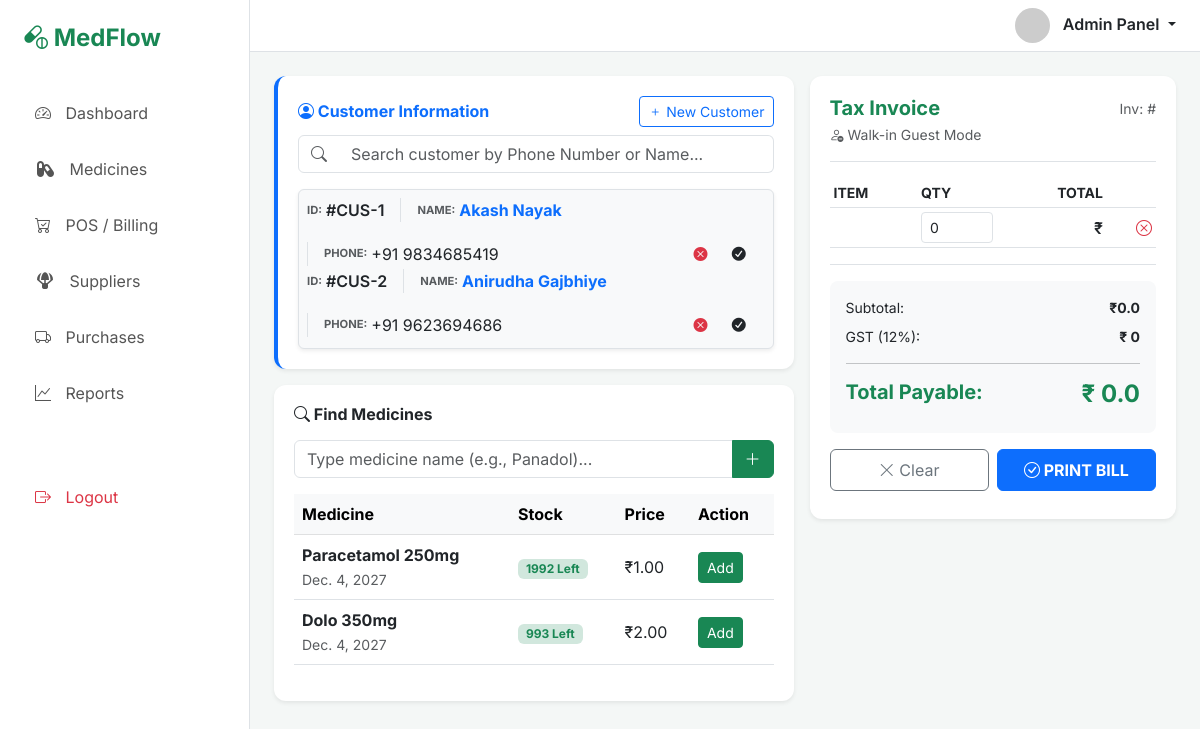
Page /point-of-sale/ on the committed database.
### medflowapp/models.py (models this page shows, shortened)
class Customer(models.Model):
    phone_regex=RegexValidator(regex=r'^\+?1?\d{9,15}$', message="Format: '+999999999'")
    customer_name = models.CharField(max_length=100)
    customer_phone = models.CharField(validators=[phone_regex], max_length=17, unique=True)
    created_at = models.DateTimeField(default=timezone.now)

class Medicine(models.Model):
    medicine_name = models.CharField(max_length=50)
    expiry_date = models.DateField()
    category={
        '------':'-----',
        'TAB':'TAB',
        'SYR': 'SYRUP',
        'CAP':'CAP',
        'INJ': 'INJ'
    }
    med_category = models.CharField(choices=category, default="----")
    price=models.DecimalField(max_digits=11, decimal_places=2, default=0.00)
    quantity = models.PositiveIntegerField(default=0)

### medflowapp/views.py (the view)
# urls.py: path('point-of-sale/', views.pos_billing, name='Point-of-Sale'),
def pos_billing(request):
    customer_details = Customer.objects.all()
    medicine = Medicine.objects.all()
    return render(request, 'medflowapp/POS_section.html', {"customer_details":customer_details , "medicine":medicine})

### medflowapp/templates/medflowapp/POS_section.html (shortened to what this page needs)
{% extends 'layout/base.html' %}
{% block content %}
<div id="pos-module" class="module-content">
    <div class="row g-3">
        <div class="col-md-7">
            <div class="table-container mb-3 border-start border-4 border-primary">
                <div class="d-flex justify-content-between align-items-center mb-2">
                    <h6 class="fw-bold m-0 text-primary"><i class="bi bi-person-circle"></i> Customer Information</h6>
                    <button class="btn btn-sm btn-outline-primary" data-bs-toggle="modal"
                        data-bs-target="#addCustomerModal">
                        <i class="bi bi-plus"></i> New Customer
                    </button>
                </div>
                <div class="row">
                    <div class="col-md-12">
                        <div class="input-group">
                            <span class="input-group-text bg-white"><i class="bi bi-search text-muted"></i></span>
                            <input type="text" class="form-control border-start-0"
                                placeholder="Search customer by Phone Number or Name...">
                        </div>
                        <div id="customerDetails" class="mt-3 p-2 border rounded bg-light shadow-sm">
                            {% for customer in customer_details %}
                            <div class="d-flex flex-wrap align-items-center gap-3">
                                <div class="d-flex align-items-center">
                                    <small class="text-uppercase fw-bold text-muted me-1"
                                        style="font-size: 0.7rem;">ID:</small>
                                    <span class="fw-semibold text-dark">#CUS-{{customer.id}}</span>
                                </div>
                                <div class="d-flex align-items-center border-start ps-3">
                                    <small class="text-uppercase fw-bold text-muted me-1"
                                        style="font-size: 0.7rem;">Name:</small>
                                    <span class="fw-bold text-primary">{{customer.customer_name}}</span>
                                </div>
                                <div class="d-flex align-items-center border-start ps-3">
                                    <small class="text-uppercase fw-bold text-muted me-1"
                                        style="font-size: 0.7rem;">Phone:</small>
                                    <span class="text-dark">+91 {{customer.customer_phone}}</span>
                                </div>
                                <div class="ms-auto">
                                    <button type="button" class="btn btn-sm text-danger p-0" title="Remove Customer"
                                        onclick="remove_customer('{{customer.id}}')">
                                        <i class="bi bi-x-circle-fill"></i>
                                    </button>
                                    <button class="btn btn-sm  px-3 py-1 fw-bold"
                                        onclick="selectCustomer('{{customer.customer_name}}', '#CUS-{{customer.id}}', '+91 {{customer.customer_phone}}')">
                                        <i class="fa-solid fa-circle-check"></i>
                                    </button>
                                </div>
                            </div>
                            {% endfor %}
                        </div>
                    </div>
                </div>
            </div>
            <div class="table-container">
                <h6 class="fw-bold mb-3"><i class="bi bi-search"></i> Find Medicines</h6>
                <div class="input-group mb-3">
                    <input type="text" class="form-control" placeholder="Type medicine name (e.g., Panadol)...">
                    <button class="btn btn-success"><i class="bi bi-plus-lg"></i></button>
                </div>
                <div class="table-responsive">
                    <table class="table table-hover align-middle">
                        <thead class="table-light">
                            <tr>
                                <th>Medicine</th>
                                <th>Stock</th>
                                <th>Price</th>
                                <th>Action</th>
                            </tr>
                        </thead>
                        <tbody>
                            {% for md in medicine %}
                            <tr>
                                <td>
                                    <strong id="medicine_name">{{md.medicine_name}}</strong><br>
                                    <small class="text-muted">{{md.expiry_date}}</small>
                                </td>
                                <td><span class="badge bg-success-subtle text-success" id="quantity">{{md.quantity}}
                                        Left</span></td>
                                <td id="price">&#8377;{{md.price}}</td>
                                <td><button class="btn btn-sm btn-success"
                                        onclick="selectMedicine('{{md.id}}','{{md.medicine_name}}','{{md.price}}','{{md.quantity}}' )">Add</button>
                                </td>
                            </tr>
                            {% endfor %}
                        </tbody>
                    </table>
                </div>
            </div>
        </div>
        <div class="col-md-5">
            <div class="table-container sticky-top" style="top: 20px;">
                <div class="d-flex justify-content-between align-items-center mb-1">
                    <h5 class="fw-bold m-0 text-success">Tax Invoice</h5>
                    <span class="text-muted small">Inv: #{{ invoice_no }}</span>
                </div>
                <div id="guestLabel" class="mb-3 small text-muted italic">
                    <i class="bi bi-person-dash"></i> Walk-in Guest Mode
                </div>
                <div class="pos-cart border-bottom mb-3">
                </div>
                <div class="pos-cart border-bottom mb-3">
                    <table class="table table-sm align-middle">
                        <thead>
                            <tr class="small text-uppercase text-muted">
                                <th>Item</th>
                                <th width="80">Qty</th>
                                <th class="text-end">Total</th>
                                <th></th>
                            </tr>
                        </thead>
                        <tbody id="medicines_list">
                            <tr>
                                <td id="medicine_name"></td>
                                <td><input type="number" id="quantity" class="form-control form-control-sm" value="0">
                                </td>
                                <td id="price" class="text-end fw-semibold">&#8377; </td>
                                <td class="text-end"><i class="bi bi-x-circle text-danger cursor-pointer"></i></td>
                            </tr>
                        </tbody>
                    </table>
                </div>
                <div class="bg-light p-3 rounded-3 mb-3">
                    <div class="d-flex justify-content-between mb-2 small">
                        <span>Subtotal:</span> <span class="fw-bold" id="subtotal_val">&#8377;0.0</span>
                    </div>
                    <div class="d-flex justify-content-between mb-2 small">
                        <span>GST (12%):</span> <span class="fw-bold" id="gst_val">&#8377; 0</span>
                    </div>
                    <hr>
                    <div class="d-flex justify-content-between text-success">
                        <span class="fw-bold h5">Total Payable:</span>
                        <span class="fw-bold h4" id="total_val">&#8377; 0.0</span>
                    </div>
                </div>
                <div class="row g-2">
                    <div class="col-6">
                        <button class="btn btn-outline-secondary w-100 py-2" onclick="location.reload()"><i class="bi bi-x-lg"></i> Clear</button>
                    </div>
                    <div class="col-6">
                        <button class="btn btn-primary w-100 py-2 fw-bold mb-2" onclick="processSale()">
                            <i class="bi bi-check-circle"></i> PRINT BILL
                        </button>
                    </div>
                </div>
            </div>
        </div>
    </div>
</div>
{% endblock %}

### medflowapp/templates/layout/base.html (style rules this page uses)
:root { --med-green: #2ecc71; --med-blue: #3498db; --sidebar-bg: #f8f9fa; --card-shadow: 0 0.125rem 0.25rem rgba(0, 0, 0, 0.075); }
body { font-family: 'Inter', sans-serif; background-color: #f4f7f6; }
.table-container { background: white; border-radius: 12px; padding: 20px; box-shadow: var(--card-shadow); }
.pos-cart { max-height: 400px; overflow-y: auto; }

### rows in the picture
Customer: id "1", customer_name "Akash Nayak", customer_phone "9834685419"
Customer: id "2", customer_name "Anirudha Gajbhiye", customer_phone "9623694686"
Medicine: medicine_name "Paracetamol 250mg", expiry_date "Dec. 4, 2027", quantity "1992", price "1.00"
Medicine: medicine_name "Dolo 350mg", expiry_date "Dec. 4, 2027", quantity "993", price "2.00"
